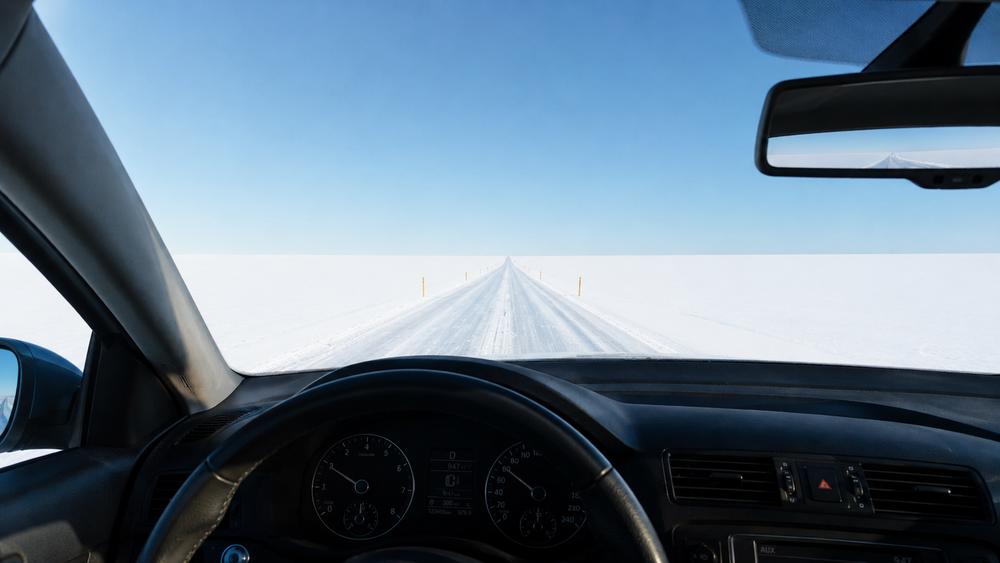
#> input picture pic/4.png, 1000 x 563 px, shrunk from 1672 x 941 before the run
$ python VCoTTest.py
#> lines starting #> are read from the running program, lines starting #| are printed output that depends on the picture
from fracDimPy import generate_fbm_curve, box_counting
import cv2

image = cv2.imread('pic/4.png', cv2.IMREAD_GRAYSCALE)
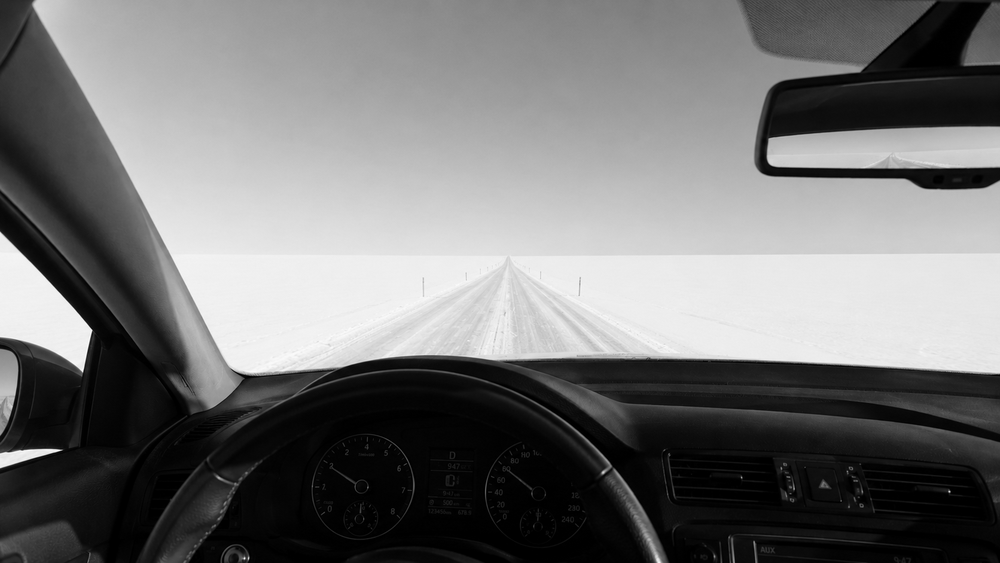
#> image: shape (563, 1000); min 0, max 255, mean 115.3

edge = cv2.Canny(image, 100, 200)
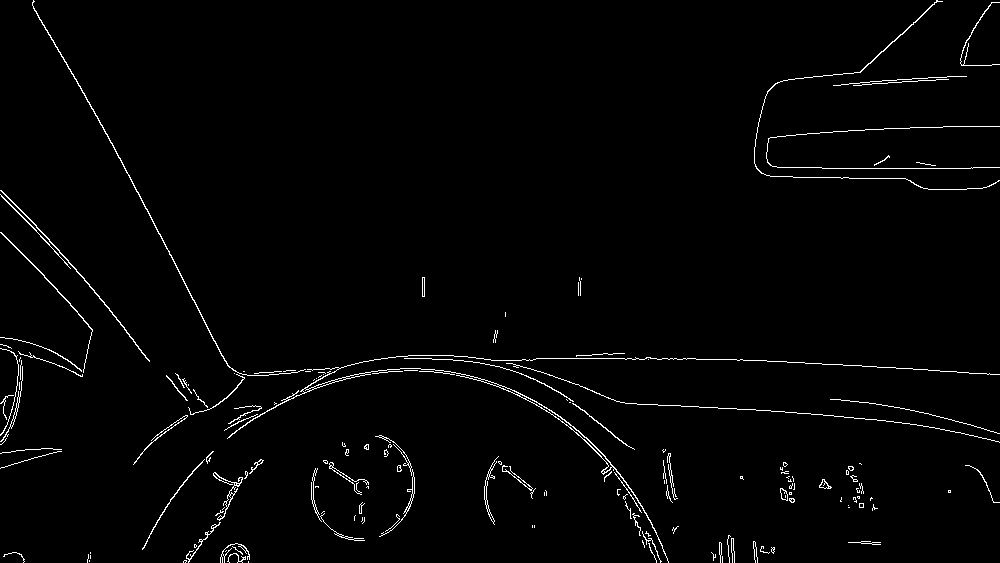
#> edge: shape (563, 1000); 1.7% white in thin lines or dots

# cv2.imshow('detect', edge)

# cv2.waitKey(0)
# cv2.destroyAllWindows()

#> (the run stopped early here; a loop or call above may not have finished)

$ run again, with pic/2.png copied over pic/4.png
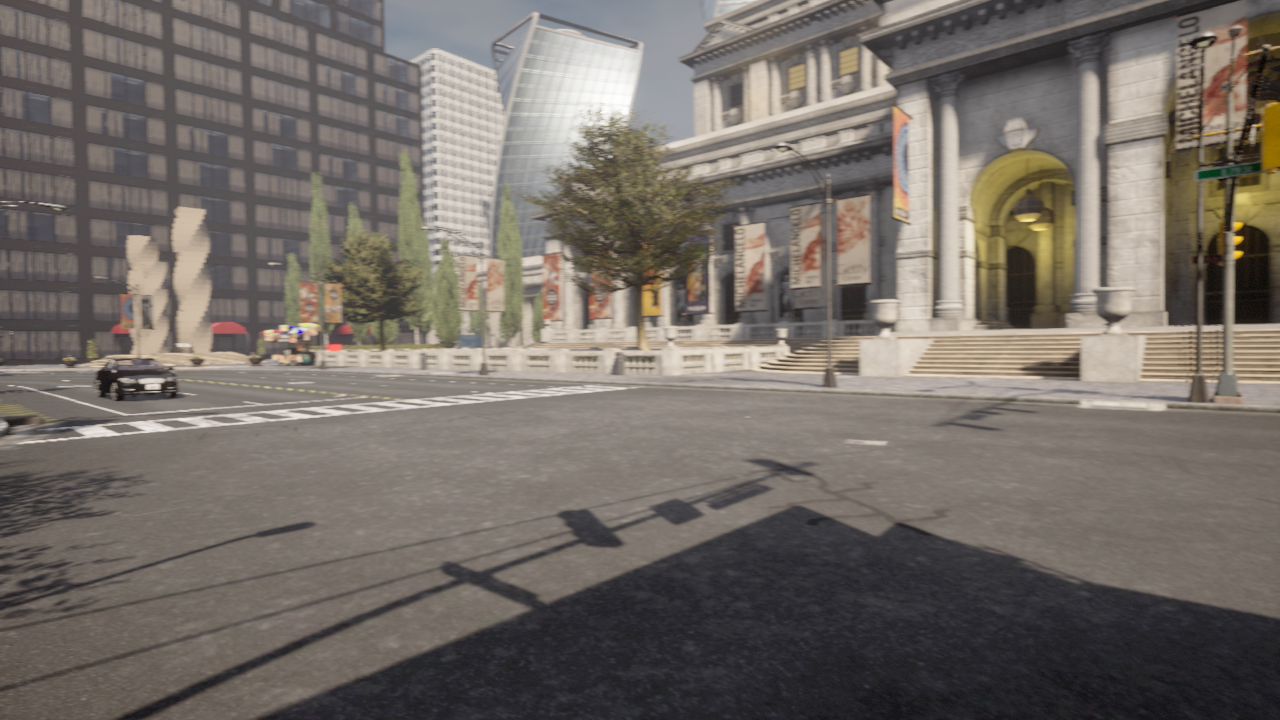
#> input picture pic/2.png, 1280 x 720 px
#> `image = cv2.imread('pic/4.png', cv2.IMREAD_GRAYSCALE)`:
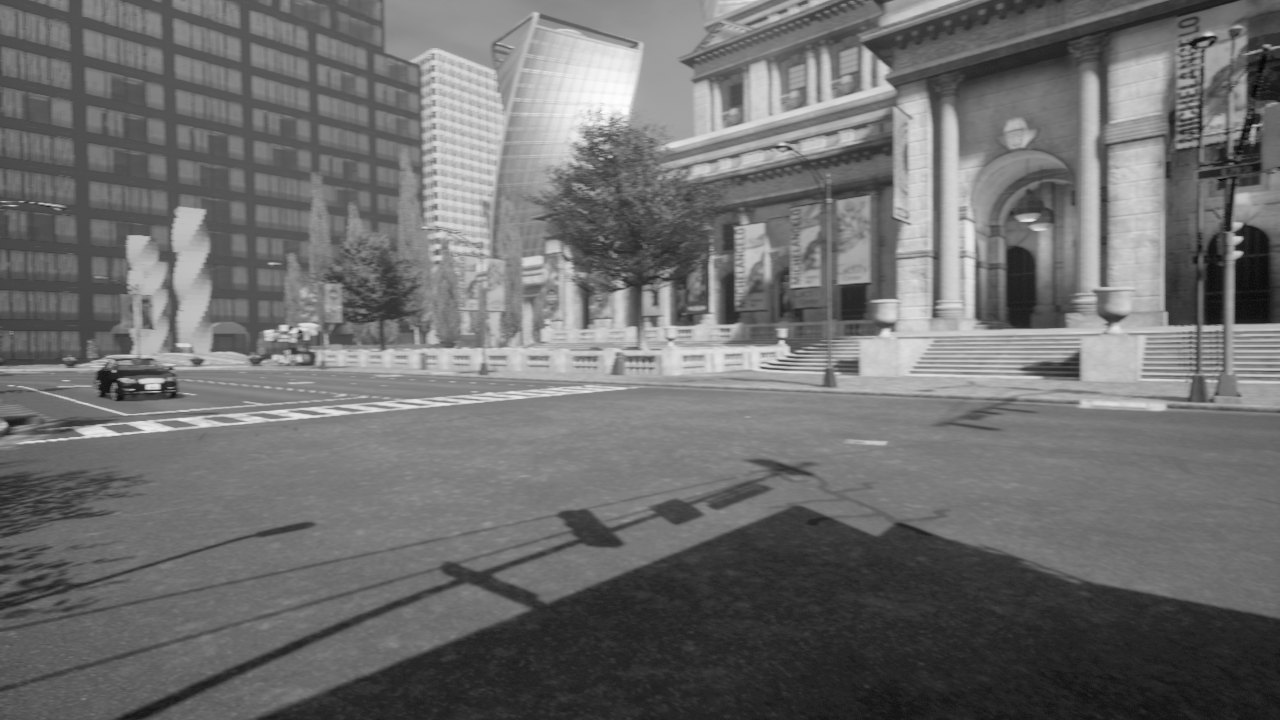
#> image: shape (720, 1280); min 0, max 254, mean 110.2
#> `edge = cv2.Canny(image, 100, 200)`:
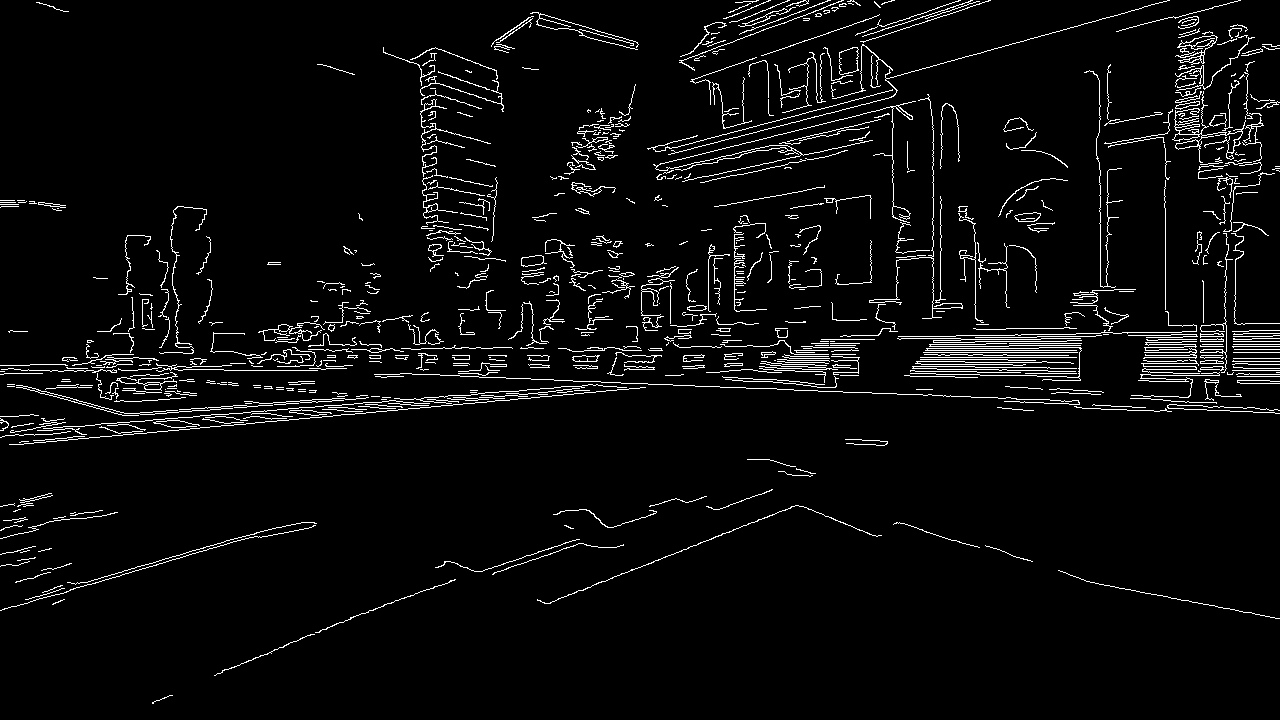
#> edge: shape (720, 1280); 4.4% white in thin lines or dots
